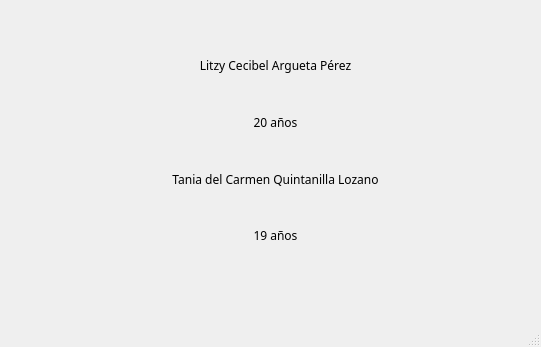
<?xml version="1.0" encoding="UTF-8"?>
<ui version="4.0">
 <class>MainWindow</class>
 <widget class="QMainWindow" name="MainWindow">
  <property name="geometry">
   <rect>
    <x>0</x>
    <y>0</y>
    <width>541</width>
    <height>347</height>
   </rect>
  </property>
  <property name="windowTitle">
   <string>Ejercicio 1</string>
  </property>
  <widget class="QWidget" name="centralwidget">
   <widget class="QWidget" name="verticalLayoutWidget">
    <property name="geometry">
     <rect>
      <x>90</x>
      <y>40</y>
      <width>371</width>
      <height>221</height>
     </rect>
    </property>
    <layout class="QVBoxLayout" name="verticalLayout">
     <item>
      <widget class="QLabel" name="labelNombre">
       <property name="font">
        <font>
         <family>Rockwell Extra Bold</family>
        </font>
       </property>
       <property name="text">
        <string>Litzy Cecibel Argueta Pérez</string>
       </property>
       <property name="alignment">
        <set>Qt::AlignCenter</set>
       </property>
      </widget>
     </item>
     <item>
      <widget class="QLabel" name="labelEdad">
       <property name="font">
        <font>
         <family>Rockwell Extra Bold</family>
        </font>
       </property>
       <property name="text">
        <string>20 años</string>
       </property>
       <property name="alignment">
        <set>Qt::AlignCenter</set>
       </property>
      </widget>
     </item>
     <item>
      <widget class="QLabel" name="labelNombre2">
       <property name="font">
        <font>
         <family>Rockwell Extra Bold</family>
        </font>
       </property>
       <property name="text">
        <string>Tania del Carmen Quintanilla Lozano</string>
       </property>
       <property name="alignment">
        <set>Qt::AlignCenter</set>
       </property>
      </widget>
     </item>
     <item>
      <widget class="QLabel" name="labelEdad2">
       <property name="font">
        <font>
         <family>Rockwell Extra Bold</family>
        </font>
       </property>
       <property name="text">
        <string>19 años</string>
       </property>
       <property name="alignment">
        <set>Qt::AlignCenter</set>
       </property>
      </widget>
     </item>
    </layout>
   </widget>
  </widget>
  <widget class="QMenuBar" name="menubar">
   <property name="geometry">
    <rect>
     <x>0</x>
     <y>0</y>
     <width>541</width>
     <height>21</height>
    </rect>
   </property>
  </widget>
  <widget class="QStatusBar" name="statusbar"/>
 </widget>
 <resources/>
 <connections/>
</ui>
